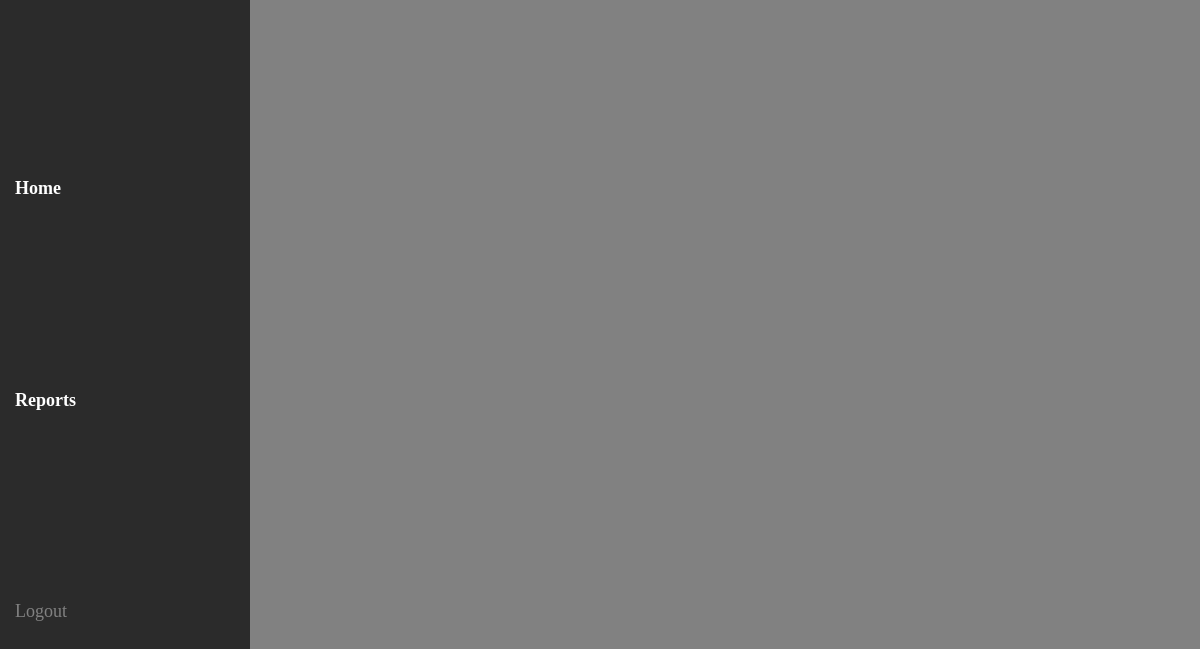
Before: /reports (signed in) with the older database file.
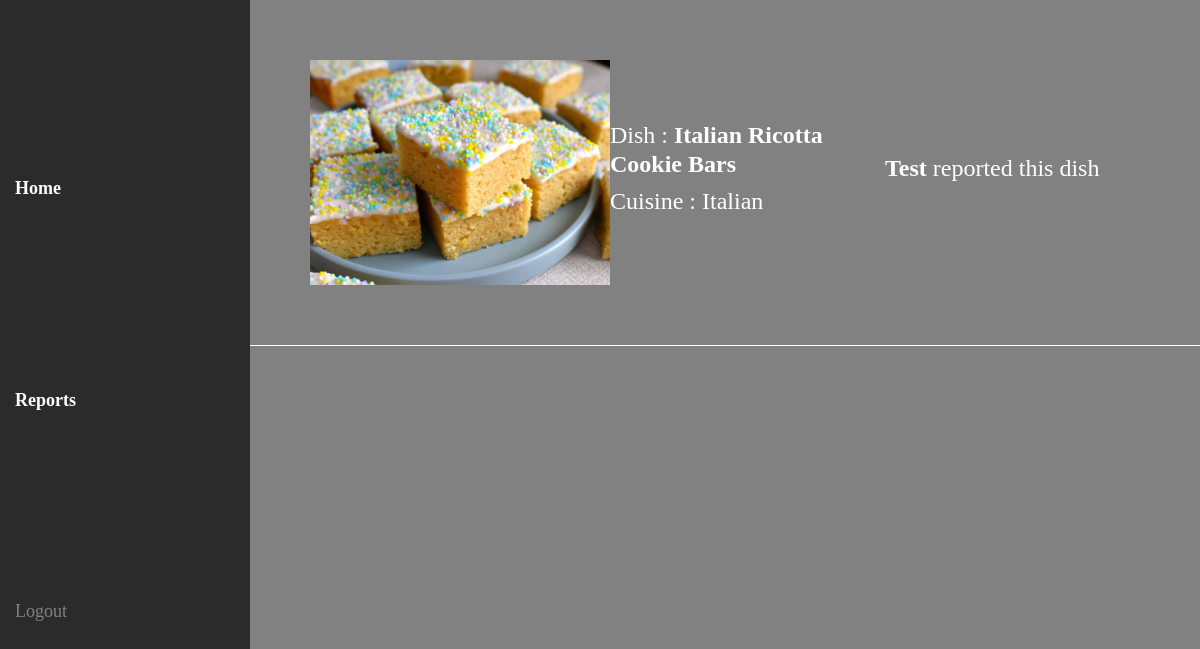
After: the same page with the newer database file.
### app/models.py (models this page shows)
class Report(models.Model):
    user = models.ForeignKey(User, on_delete=models.CASCADE)
    dish=models.ForeignKey(Dish, on_delete=models.CASCADE)

class Dish(models.Model):
    user=models.ForeignKey(User,on_delete=models.CASCADE)
    name=models.TextField()
    img=models.FileField()
    cuisine=models.TextField()
    prep=models.IntegerField()
    cook=models.IntegerField()
    likes=models.IntegerField()

### app/views.py (the view)
# urls.py: path('reports',views.reports),
def reports(req):
    if 'admin' in req.session:
        data=Report.objects.all()[: : -1]
        return render(req,'admin/reports.html',{'data':data})
    else:
        return redirect(shop_login)

### templates/admin/reports.html (shortened to what this page needs)
<!DOCTYPE html>
<html lang="en">
<head>
    {% load static %}
    <link rel="stylesheet" href="https://cdnjs.cloudflare.com/ajax/libs/font-awesome/6.7.2/css/all.min.css"
>
    <link href="https://cdn.jsdelivr.net/npm/bootstrap@5.3.3/dist/css/bootstrap.min.css" rel="stylesheet">
    <link rel="stylesheet" href="{% static 'css/style.css' %}">
</head>
<body>
    <div id="sidebar" class="sidebar">
        <a href="adminHome" class="active"><span>Home</span></a>
        <a href="reports" class="active"><span>Reports</span></a>
        <a href="logout"><span>Logout</span></a>
    </div>
    <div class="container-fluid main">
        {% for i in data %}
        <div class="row post">
                <div class="reportItem">
                    <div>
                        <img src="{{i.dish.img.url}}" alt="" class="reportImg" width="100%">
                    </div>
                    <div>
                        <h4>Dish : <b><a href="adminDish/{{i.dish.pk}}">{{i.dish.name}}</a></b></h4>
                        <h4>Cuisine : {{i.dish.cuisine}}</h4>
                    </div>
                    <div>
                        <h4><b><a href="viewUserAdmin/{{i.user.pk}}">{{i.user.first_name}}</a></b> reported this dish</h4>
                    </div>
                </div>
        </div>
        {% endfor %}
    </div>
</body>
</html>

Changed rows visible on the page:
added Report: dish.img (picture), dish.name "Italian Ricotta Cookie Bars", dish.cuisine "Italian", user.first_name "Test"
